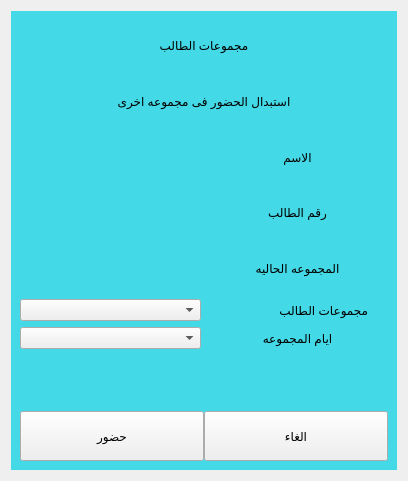
<?xml version="1.0" encoding="UTF-8"?>
<ui version="4.0">
 <class>Form</class>
 <widget class="QWidget" name="Form">
  <property name="geometry">
   <rect>
    <x>0</x>
    <y>0</y>
    <width>408</width>
    <height>481</height>
   </rect>
  </property>
  <property name="windowTitle">
   <string>Form</string>
  </property>
  <layout class="QVBoxLayout" name="verticalLayout">
   <item>
    <widget class="QWidget" name="widget_3" native="true">
     <property name="styleSheet">
      <string notr="true">.QWidget { background: #44D9E6; }</string>
     </property>
     <layout class="QGridLayout" name="gridLayout_2">
      <property name="leftMargin">
       <number>9</number>
      </property>
      <item row="8" column="0" colspan="2">
       <widget class="QWidget" name="widget" native="true">
        <layout class="QHBoxLayout" name="horizontalLayout">
         <property name="spacing">
          <number>0</number>
         </property>
         <property name="margin">
          <number>0</number>
         </property>
         <item>
          <widget class="QPushButton" name="ok_btn">
           <property name="sizePolicy">
            <sizepolicy hsizetype="Preferred" vsizetype="Preferred">
             <horstretch>0</horstretch>
             <verstretch>0</verstretch>
            </sizepolicy>
           </property>
           <property name="text">
            <string>حضور</string>
           </property>
           <property name="icon">
            <iconset resource="../views/source.qrc">
             <normaloff>:/n/img/edit-document.png</normaloff>:/n/img/edit-document.png</iconset>
           </property>
          </widget>
         </item>
         <item>
          <widget class="QPushButton" name="cancel_btn">
           <property name="sizePolicy">
            <sizepolicy hsizetype="Preferred" vsizetype="Preferred">
             <horstretch>0</horstretch>
             <verstretch>0</verstretch>
            </sizepolicy>
           </property>
           <property name="text">
            <string>الغاء</string>
           </property>
          </widget>
         </item>
        </layout>
       </widget>
      </item>
      <item row="5" column="0">
       <widget class="QComboBox" name="month_cmb"/>
      </item>
      <item row="7" column="0" colspan="2">
       <widget class="QLabel" name="label_7">
        <property name="text">
         <string/>
        </property>
        <property name="alignment">
         <set>Qt::AlignCenter</set>
        </property>
       </widget>
      </item>
      <item row="1" column="0" colspan="2">
       <widget class="QLabel" name="nm_lbl_2">
        <property name="text">
         <string>استبدال الحضور فى مجموعه اخرى</string>
        </property>
        <property name="alignment">
         <set>Qt::AlignCenter</set>
        </property>
       </widget>
      </item>
      <item row="6" column="1">
       <widget class="QLabel" name="label_11">
        <property name="text">
         <string>ايام المجموعه</string>
        </property>
        <property name="alignment">
         <set>Qt::AlignCenter</set>
        </property>
       </widget>
      </item>
      <item row="0" column="0" colspan="2">
       <widget class="QWidget" name="widget_2" native="true">
        <layout class="QHBoxLayout" name="horizontalLayout_2">
         <property name="spacing">
          <number>0</number>
         </property>
         <property name="margin">
          <number>0</number>
         </property>
         <item>
          <widget class="QLabel" name="nm_lbl">
           <property name="text">
            <string>مجموعات الطالب</string>
           </property>
           <property name="alignment">
            <set>Qt::AlignCenter</set>
           </property>
          </widget>
         </item>
        </layout>
       </widget>
      </item>
      <item row="4" column="1">
       <widget class="QLabel" name="label_3">
        <property name="text">
         <string>المجموعه الحاليه</string>
        </property>
        <property name="alignment">
         <set>Qt::AlignCenter</set>
        </property>
       </widget>
      </item>
      <item row="2" column="1">
       <widget class="QLabel" name="label">
        <property name="text">
         <string>الاسم</string>
        </property>
        <property name="alignment">
         <set>Qt::AlignCenter</set>
        </property>
       </widget>
      </item>
      <item row="5" column="1">
       <widget class="QLabel" name="label_6">
        <property name="text">
         <string>      مجموعات الطالب</string>
        </property>
       </widget>
      </item>
      <item row="2" column="0">
       <widget class="QLabel" name="label_9">
        <property name="text">
         <string/>
        </property>
        <property name="alignment">
         <set>Qt::AlignRight|Qt::AlignTrailing|Qt::AlignVCenter</set>
        </property>
       </widget>
      </item>
      <item row="3" column="1">
       <widget class="QLabel" name="label_2">
        <property name="text">
         <string>رقم الطالب</string>
        </property>
        <property name="alignment">
         <set>Qt::AlignCenter</set>
        </property>
       </widget>
      </item>
      <item row="3" column="0">
       <widget class="QLabel" name="label_10">
        <property name="text">
         <string/>
        </property>
        <property name="alignment">
         <set>Qt::AlignRight|Qt::AlignTrailing|Qt::AlignVCenter</set>
        </property>
       </widget>
      </item>
      <item row="4" column="0">
       <widget class="QLabel" name="label_12">
        <property name="text">
         <string/>
        </property>
        <property name="alignment">
         <set>Qt::AlignRight|Qt::AlignTrailing|Qt::AlignVCenter</set>
        </property>
       </widget>
      </item>
      <item row="6" column="0">
       <widget class="QComboBox" name="month_cmb_2"/>
      </item>
     </layout>
    </widget>
   </item>
  </layout>
 </widget>
 <resources>
  <include location="../views/source.qrc"/>
 </resources>
 <connections/>
</ui>
